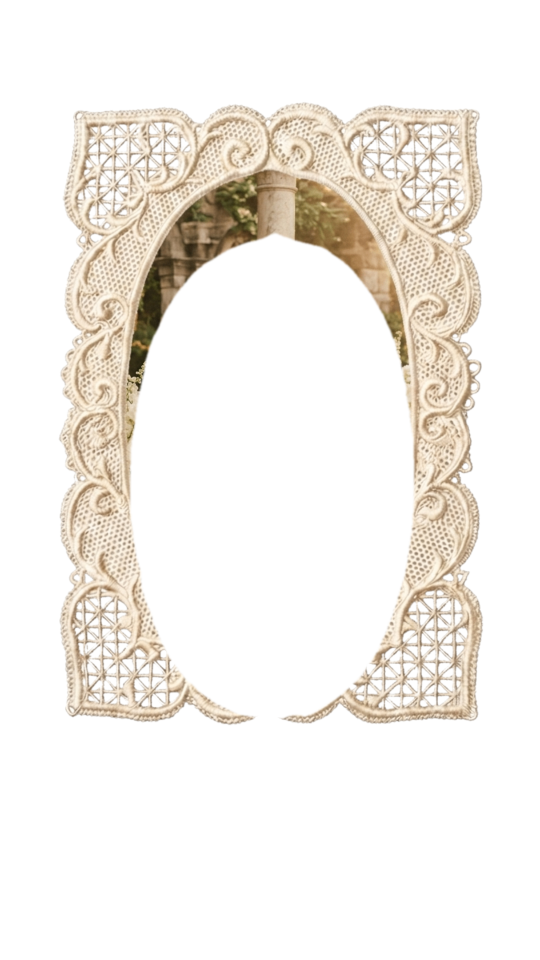
#> input picture assets/hero-frame-reference.png, 1080 x 1920 px (shown at 1/2 size); the run also reads 1 picture not shown here
$ python composite.py
#> lines starting #> are read from the running program, lines starting #| are printed output that depends on the picture
from PIL import Image

# Load the original frame (has vintage couple baked in)
frame = Image.open('assets/hero-frame-reference.png').convert('RGBA')
#> frame is the input picture: PIL image 1080x1920 RGBA; mean R, G, B, A 88.7, 80.4, 69, 60.6
# Load the oval mask (alpha channel defines the oval shape)
mask_img = Image.open('assets/hero-oval-mask-reference.png').convert('RGBA')
# Load the new photo
photo = Image.open('assets/mohammed-menna-photo.jpeg').convert('RGBA')
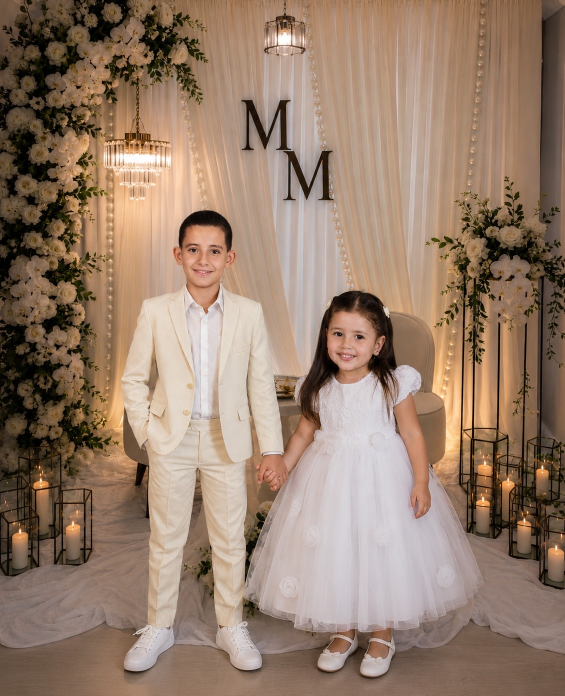
#> input picture assets/mohammed-menna-photo.jpeg, 1130 x 1392 px (shown at 1/2 size)

# Resize mask to match frame size
mask_resized = mask_img.resize(frame.size, Image.LANCZOS)
# Get the alpha channel of the mask - this defines the oval area
oval_alpha = mask_resized.getchannel('A')
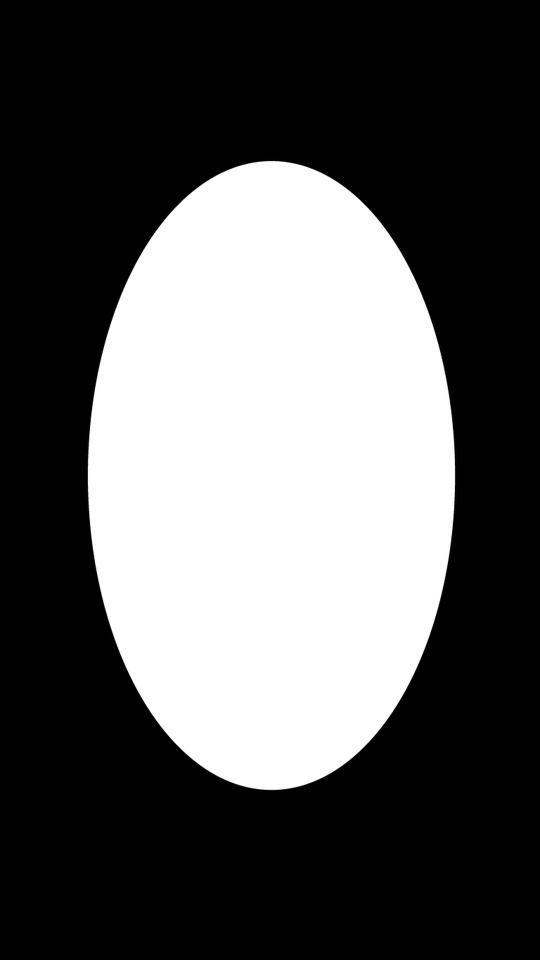
#> oval_alpha: PIL image 1080x1920 L (shown at 1/2 size); min 0, max 255, mean 89.2

# Resize photo to match frame size, cropping to fit
# First figure out aspect ratios
fw, fh = frame.size
#> fw = 1080; fh = 1920
pw, ph = photo.size
#> pw = 1130; ph = 1392
frame_ratio = fw / fh
#> frame_ratio = 0.562
photo_ratio = pw / ph
#> photo_ratio = 0.812

if photo_ratio > frame_ratio:
    # Photo is wider - crop width
    new_h = ph
#> new_h = 1392
    new_w = int(ph * frame_ratio)
#> new_w = 783
    left = (pw - new_w) // 2
#> left = 173
    photo_cropped = photo.crop((left, 0, left + new_w, new_h))
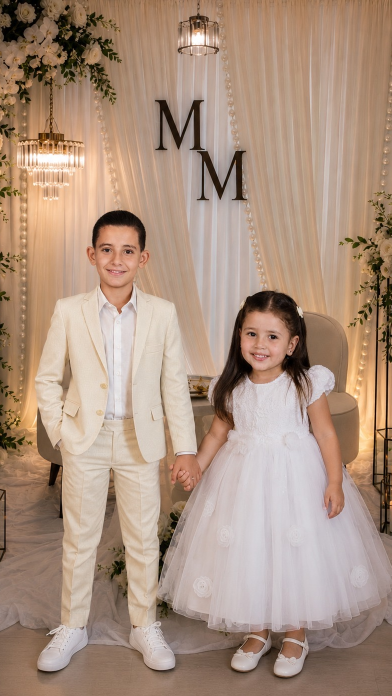
#> photo_cropped: PIL image 783x1392 RGBA (shown at 1/2 size); mean R, G, B, A 171.9, 146.3, 128.3, 255
else:
    # Photo is taller - crop height
    new_w = pw
    new_h = int(pw / frame_ratio)
    top = (ph - new_h) // 2
    photo_cropped = photo.crop((0, top, new_w, top + new_h))

photo_resized = photo_cropped.resize(frame.size, Image.LANCZOS)

# Create a version of the photo that only has pixels inside the oval
# (where mask alpha > 0)
photo_oval = Image.new('RGBA', frame.size, (0, 0, 0, 0))
#> photo_oval: PIL image 1080x1920 RGBA; every value is 0
photo_oval.paste(photo_resized, (0, 0))
# Apply the oval mask as alpha
photo_oval.putalpha(oval_alpha)
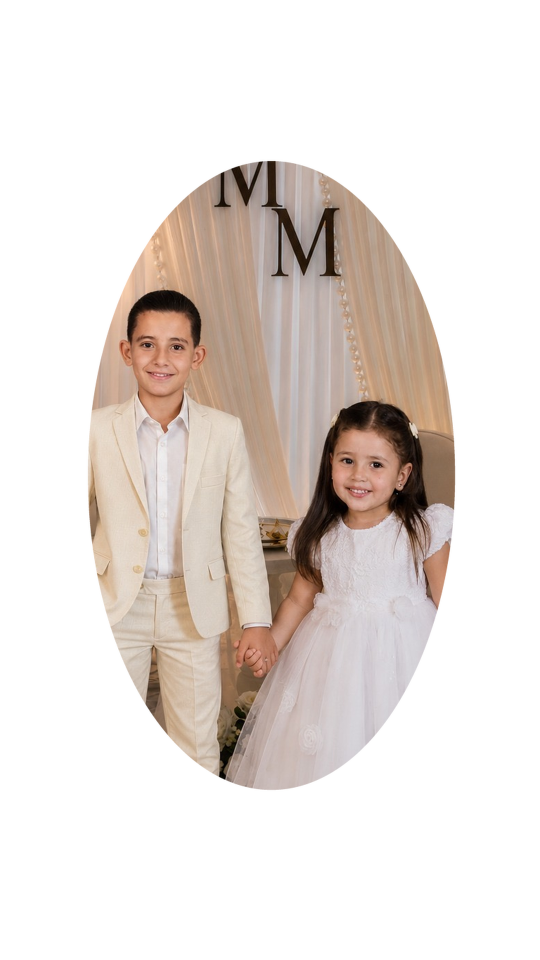
#> photo_oval: PIL image 1080x1920 RGBA (shown at 1/2 size); mean R, G, B, A 171.9, 146.3, 128.3, 89.2; transparent parts drawn white

# Now composite: start with the photo in the oval, then paste the frame on top
# The frame's transparent areas will show the photo beneath
result = Image.new('RGBA', frame.size, (0, 0, 0, 0))
result.paste(photo_oval, (0, 0), photo_oval)
result = Image.alpha_composite(result, frame)
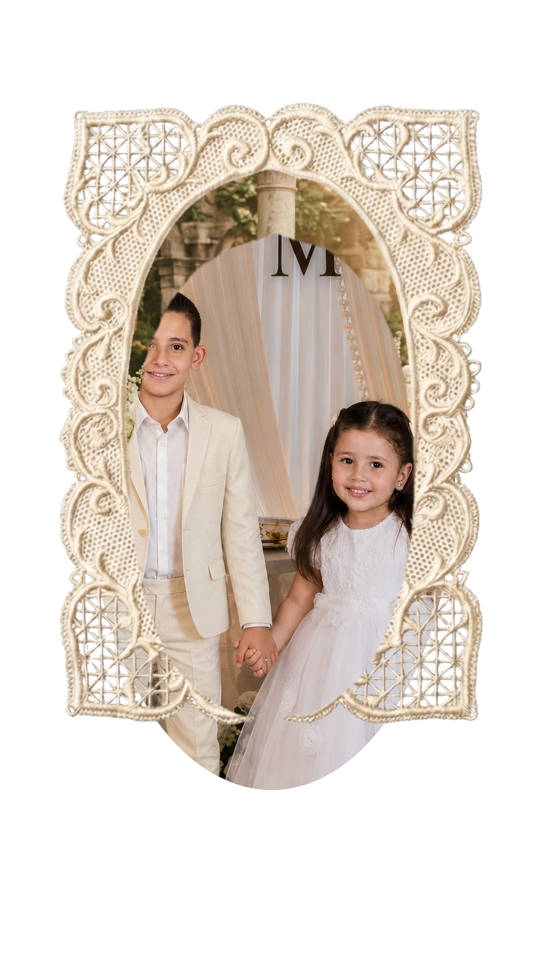
#> result: PIL image 1080x1920 RGBA (shown at 1/2 size); mean R, G, B, A 98.2, 88.7, 79.9, 122.3; transparent parts drawn white

# Now remove the original couple from the oval area and replace with our photo
# Actually the above approach pastes photo UNDER the frame, but the frame
# still has the original couple in the oval. We need to:
# 1. Erase the oval area from the frame
# 2. Put our photo there instead

# Better approach:
# Step 1: Create frame with oval area erased
frame_hollow = frame.copy()
frame_data = frame_hollow.load()
oval_data = oval_alpha.load()
for y in range(frame.height):
    for x in range(frame.width):
        if oval_data[x, y] > 128:  # Inside the oval
            r, g, b, a = frame_data[x, y]
            frame_data[x, y] = (r, g, b, 0)  # Make transparent

# Step 2: Composite photo (oval only) + hollow frame
result2 = Image.new('RGBA', frame.size, (0, 0, 0, 0))
result2 = Image.alpha_composite(result2, photo_oval)
result2 = Image.alpha_composite(result2, frame_hollow)
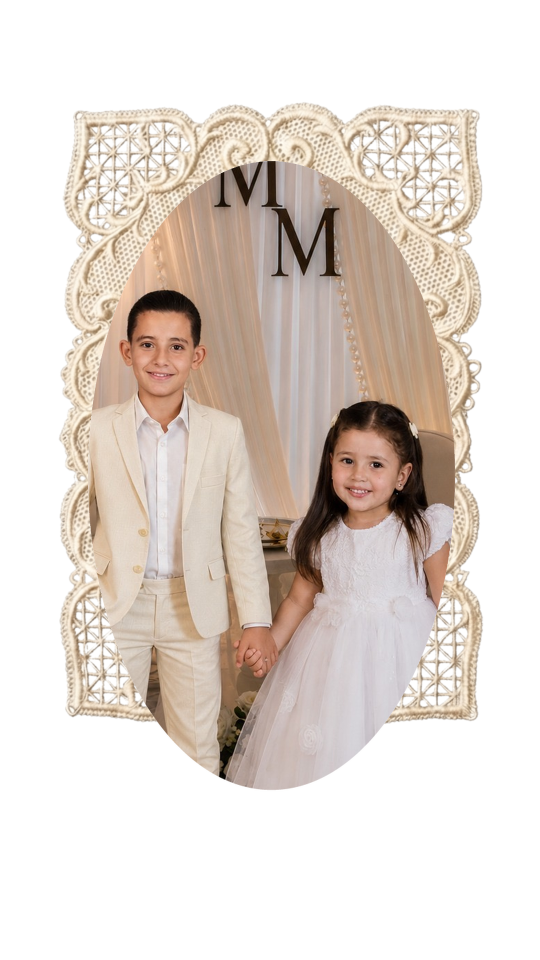
#> result2: PIL image 1080x1920 RGBA (shown at 1/2 size); mean R, G, B, A 97.2, 87.3, 79.6, 122.3; transparent parts drawn white

result2.save('assets/mohammed-menna-frame.png')
print('Done! Composite saved.')
